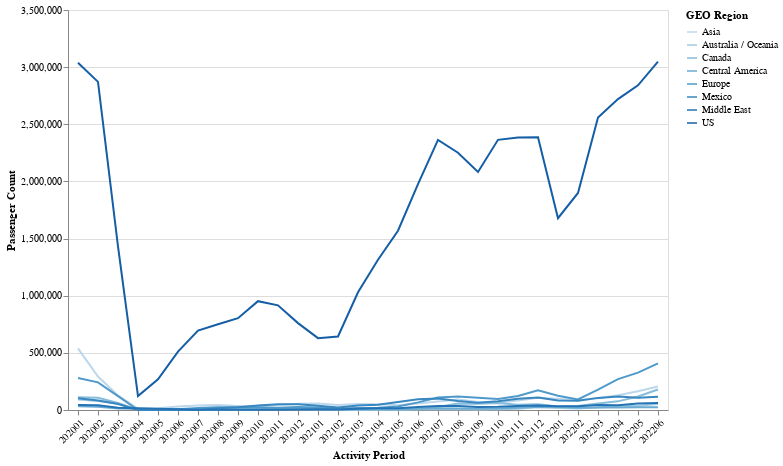

The cell this chart's notebook holds for it:
### Code cell
second_plot = alt.Chart(time_data).mark_line().encode(
    alt.X("Activity Period:O", axis=alt.Axis(labelAngle=-45)),
    alt.Y("Passenger Count:Q"),
    alt.Color("GEO Region:O", )
).properties(
    width=600,
    height=400
)
second_plot

### Figure 1 — Vega-Lite specification as saved in the notebook (floating-point values rounded to 4 significant figures; data arrays with more than 128 entries replaced by an {"elided": "..."} marker saying what was removed)
{"config": {"view": {"continuousWidth": 400, "continuousHeight": 300}}, "data": {"name": "data-cea6d9092b7a4a6c6173b657fd3fa07a"}, "mark": "line", "encoding": {"color": {"field": "GEO Region", "type": "ordinal"}, "x": {"axis": {"labelAngle": -45}, "field": "Activity Period", "type": "ordinal"}, "y": {"field": "Passenger Count", "type": "quantitative"}}, "height": 400, "width": 600, "$schema": "https://vega.github.io/schema/vega-lite/v4.17.0.json", "datasets": {"data-cea6d9092b7a4a6c6173b657fd3fa07a": {"elided": "232 records"}}}
